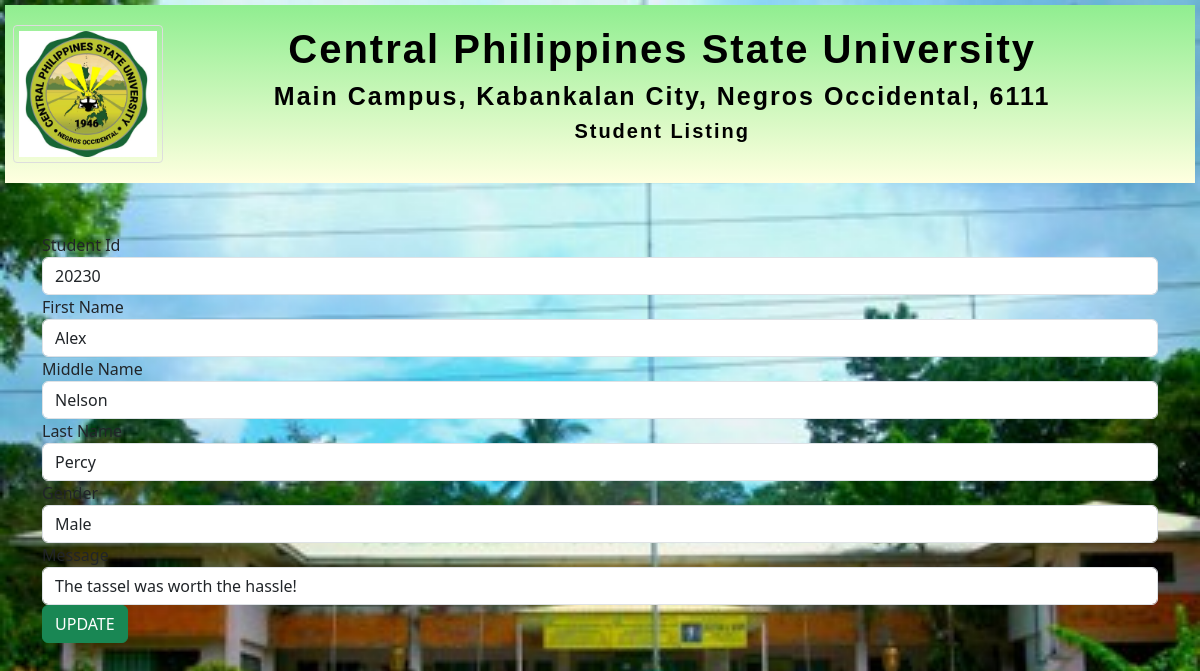
The app's page /update_page.php?id=8 with its own data.
### tables this page shows
CREATE TABLE `graduates` (
  `id` int(255) NOT NULL,
  `student_id` int(255) NOT NULL,
  `first_name` varchar(255) NOT NULL,
  `middle_name` varchar(255) NOT NULL,
  `last_name` varchar(255) NOT NULL,
  `gender` varchar(255) NOT NULL,
  `message` varchar(255) NOT NULL
);

### update_page.php (the view, shortened to what this page needs)
<?php include 'header.php';?>
<?php include 'db_conn.php';?>
<?php
if(isset($_GET['id'])){
    $id = $_GET['id'];
$query = "SELECT * FROM `graduates` WHERE `id` = '$id'";
$result = mysqli_query($conn, $query);
if(!$result){
    die("Query Failed".mysqli_error());
}
else{
    $row = mysqli_fetch_assoc($result);
    }
}
?>
<form action="update_page.php?id=<?php echo $id; ?>" method="post">
<div class="form-group">
        <label for="student_id">Student Id</label>
        <input type="text" name="student_id" class="form-control" value="<?php echo $row['student_id'];?>">
      </div>
      <div class="form-group">
        <label for="fname">First Name</label>
        <input type="text" name="fname" class="form-control" value="<?php echo $row['first_name'];?>">
      </div>
      <div class="form-group">
        <label for="mname">Middle Name</label>
        <input type="text" name="mname" class="form-control" value="<?php echo $row['middle_name'];?>">
      </div>
      <div class="form-group">
        <label for="lname">Last Name</label>
        <input type="text" name="lname" class="form-control" value="<?php echo $row['last_name'];?>">
      </div>
      <div class="form-group">
        <label for="gen">Gender</label>
        <input type="text" name="gen" class="form-control" value="<?php echo $row['gender'];?>">
      </div>
      <div class="form-group">
        <label for="mssg">Message</label>
        <input type="text" name="mssg" class="form-control" value="<?php echo $row['message'];?>">
      </div>
      <input type="submit" class="btn btn-success" name="update_students" value="UPDATE">
    </form>

### header.php (style rules this page uses)
body { align-items: center; justify-content: center; background-size: auto; background-image: url("town.jpg"); background-size: cover; background-repeat: no-repeat; }
body::before { position: fixed; top: 0; left: 0; bottom: 10%; width: 100%; height: 100%; z-index: -1; background-image: url("thumbnail.jpg"); background-size: cover; filter: blur(10px); -webkit-filter: blur(3px); }

### records on screen
graduates: student_id "20230", fname "Alex", mname "Nelson", lname "Percy", gen "Male", mssg "The tassel was worth the hassle!"
